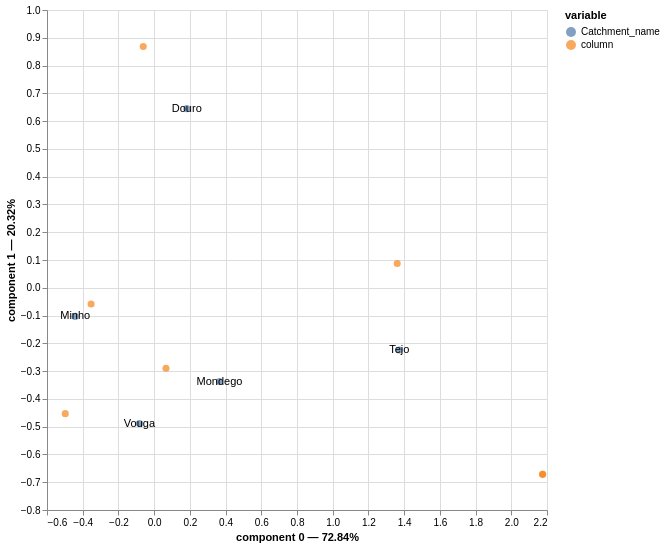

Here is the notebook cell this chart was saved with:
### Code cell
# Plot the CA results

ca.plot(
    df_fish_ct, # contingency table between fish species and catchment name
    x_component=0, # x axis component to plot
    y_component=1, # y axis component to plot
    show_row_markers=True, # whether to show row markers or not
    show_column_markers=True, # whether to show column markers or not
    show_row_labels=True, # whether to show row labels or not
    show_column_labels=False # whether to show column labels or not
).properties(
    width=500,
    height=500,
)

### Figure 1 — Vega-Lite specification as saved in the notebook (floating-point values rounded to 4 significant figures)
{"config": {"view": {"continuousWidth": 300, "continuousHeight": 300}}, "layer": [{"data": {"name": "data-487429b3ffa3a66049c011032ade735b"}, "mark": {"type": "circle", "size": 50}, "encoding": {"color": {"field": "variable", "type": "nominal"}, "tooltip": [{"field": "variable", "type": "nominal"}, {"field": "value", "type": "nominal"}, {"field": "component 0", "type": "quantitative"}, {"field": "component 1", "type": "quantitative"}], "x": {"axis": {"title": "component 0 — 72.84%"}, "field": "component 0", "scale": {"zero": false}, "type": "quantitative"}, "y": {"axis": {"title": "component 1 — 20.32%"}, "field": "component 1", "scale": {"zero": false}, "type": "quantitative"}}, "name": "view_11c0674077286246_0"}, {"data": {"name": "data-487429b3ffa3a66049c011032ade735b"}, "mark": {"type": "text"}, "encoding": {"text": {"field": "label", "type": "nominal"}, "x": {"axis": {"title": "component 0 — 72.84%"}, "field": "component 0", "scale": {"zero": false}, "type": "quantitative"}, "y": {"axis": {"title": "component 1 — 20.32%"}, "field": "component 1", "scale": {"zero": false}, "type": "quantitative"}}}, {"data": {"name": "data-0abf394e6fdcc203e9db904db463ce58"}, "mark": {"type": "circle", "size": 50}, "encoding": {"color": {"field": "variable", "type": "nominal"}, "tooltip": [{"field": "variable", "type": "nominal"}, {"field": "value", "type": "nominal"}, {"field": "component 0", "type": "quantitative"}, {"field": "component 1", "type": "quantitative"}], "x": {"axis": {"title": "component 0 — 72.84%"}, "field": "component 0", "scale": {"zero": false}, "type": "quantitative"}, "y": {"axis": {"title": "component 1 — 20.32%"}, "field": "component 1", "scale": {"zero": false}, "type": "quantitative"}}}], "height": 500, "params": [{"name": "param_1e9efca18e7a2868", "select": {"type": "interval", "encodings": ["x", "y"]}, "bind": "scales", "views": ["view_11c0674077286246_0"]}], "width": 500, "$schema": "https://vega.github.io/schema/vega-lite/v6.4.1.json", "datasets": {"data-487429b3ffa3a66049c011032ade735b": [{"component 0": 0.1827, "component 1": 0.6449, "component 2": 0.08237, "variable": "Catchment_name", "value": "Douro", "label": "Douro"}, {"component 0": -0.442, "component 1": -0.103, "component 2": -0.07685, "variable": "Catchment_name", "value": "Minho", "label": "Minho"}, {"component 0": 0.3659, "component 1": -0.3374, "component 2": 0.568, "variable": "Catchment_name", "value": "Mondego", "label": "Mondego"}, {"component 0": 1.372, "component 1": -0.2238, "component 2": -0.154, "variable": "Catchment_name", "value": "Tejo", "label": "Tejo"}, {"component 0": -0.0825, "component 1": -0.4889, "component 2": 0.5247, "variable": "Catchment_name", "value": "Vouga", "label": "Vouga"}], "data-0abf394e6fdcc203e9db904db463ce58": [{"component 0": -0.06102, "component 1": 0.8687, "component 2": 0.02476, "variable": "column", "value": "Achondrostoma arcasii", "label": "Achondrostoma arcasii"}, {"component 0": 0.06635, "component 1": -0.2897, "component 2": 0.3506, "variable": "column", "value": "Anguilla anguilla", "label": "Anguilla anguilla"}, {"component 0": -0.4977, "component 1": -0.4532, "component 2": -0.008076, "variable": "column", "value": "Gasterosteus gymnurus", "label": "Gasterosteus gymnurus"}, {"component 0": 2.176, "component 1": -0.6716, "component 2": -0.8186, "variable": "column", "value": "Iberochondrostoma lemmingii", "label": "Iberochondrostoma lemmingii"}, {"component 0": 2.176, "component 1": -0.6716, "component 2": -0.8186, "variable": "column", "value": "Lampetra fluviatilis", "label": "Lampetra fluviatilis"}, {"component 0": -0.353, "component 1": -0.05818, "component 2": -0.08765, "variable": "column", "value": "Salmo trutta fario", "label": "Salmo trutta fario"}, {"component 0": 1.361, "component 1": 0.08737, "component 2": 0.05902, "variable": "column", "value": "Squalius alburnoides", "label": "Squalius alburnoides"}]}}
